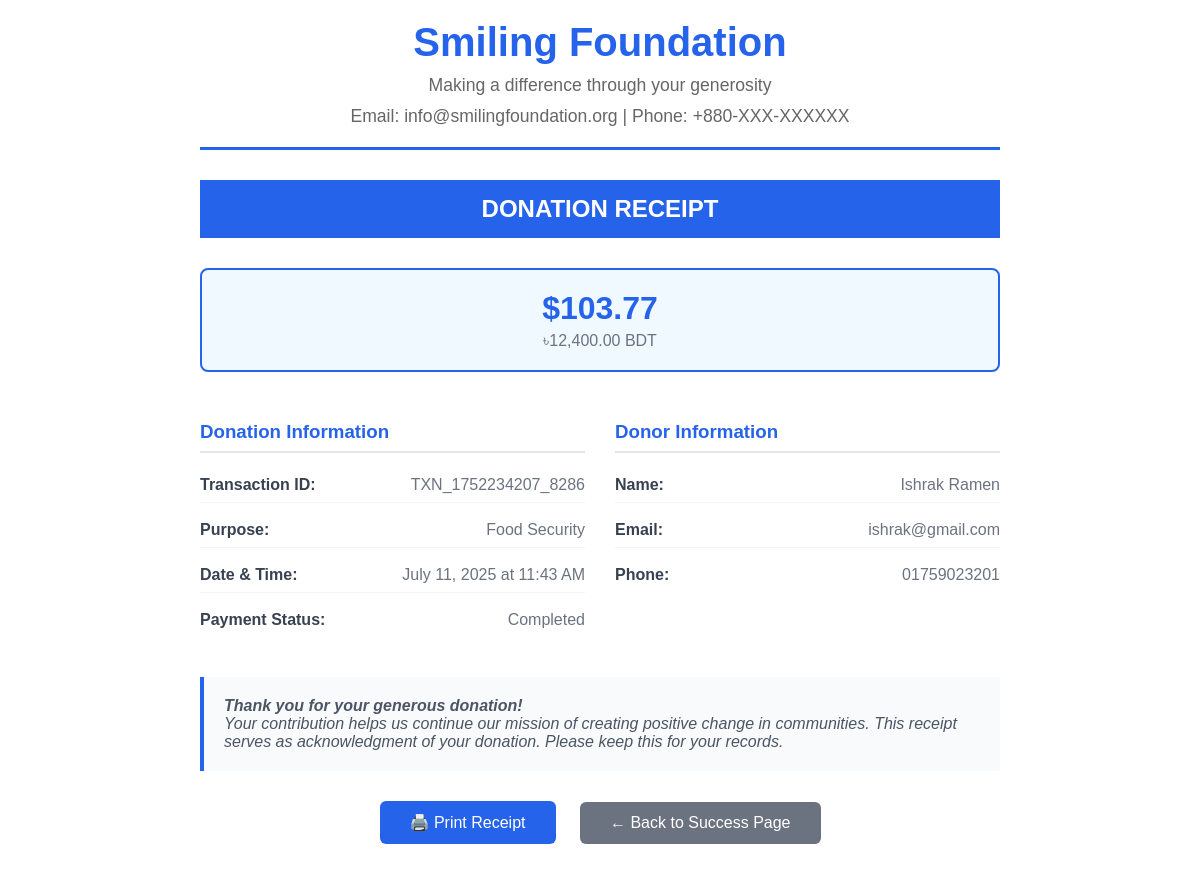
The page /pages/receipt.php?id=5&txn=TXN_1752234207_8286 (signed in) on the database its author committed.
### tables this page shows
CREATE TABLE `donations` (
  `id` int(11) NOT NULL,
  `donor_name` varchar(255) NOT NULL,
  `email` varchar(255) NOT NULL,
  `phone` varchar(20) DEFAULT NULL,
  `amount_usd` decimal(10,2) NOT NULL,
  `amount_bdt` decimal(10,2) NOT NULL,
  `purpose` varchar(100) NOT NULL,
  `is_anonymous` tinyint(1) DEFAULT 0,
  `message` text DEFAULT NULL,
  `transaction_id` varchar(100) DEFAULT NULL,
  `payment_status` enum('pending','completed','failed') DEFAULT 'pending',
  `payment_method` varchar(50) DEFAULT NULL,
  `receipt_generated` tinyint(1) DEFAULT 0,
  `donated_at` timestamp NOT NULL DEFAULT current_timestamp(),
  `created_at` timestamp NOT NULL DEFAULT current_timestamp(),
  `updated_at` timestamp NOT NULL DEFAULT current_timestamp() ON UPDATE current_timestamp()
);

### pages/receipt.php (the view, shortened to what this page needs)
<?php
$donation_id = isset($_GET['id']) ? intval($_GET['id']) : 0;
$transaction_id = isset($_GET['txn']) ? $_GET['txn'] : '';
$conn = get_database_connection();
$sql = "SELECT * FROM donations WHERE id = ? AND transaction_id = ?";
$stmt = mysqli_prepare($conn, $sql);
mysqli_stmt_bind_param($stmt, "is", $donation_id, $transaction_id);
mysqli_stmt_execute($stmt);
$result = mysqli_stmt_get_result($stmt);
$donation = mysqli_fetch_assoc($result);
?>
<!DOCTYPE html>
<html lang="en">
<head>
</head>
<body>
    <div class="receipt-container">
        <div class="receipt-header">
            <h1><?php echo SITE_NAME; ?></h1>
            <p>Making a difference through your generosity</p>
            <p>Email: info@smilingfoundation.org | Phone: +880-XXX-XXXXXX</p>
        </div>
        <div class="receipt-title">
            DONATION RECEIPT
        </div>
        <div class="amount-highlight">
            <div class="amount">$<?php echo number_format($donation['amount_usd'], 2); ?></div>
            <div class="currency-note">৳<?php echo number_format($donation['amount_bdt'], 2); ?> BDT</div>
        </div>
        <div class="receipt-details">
            <div class="detail-section">
                <h3>Donation Information</h3>
                <div class="detail-item">
                    <span class="detail-label">Transaction ID:</span>
                    <span class="detail-value"><?php echo htmlspecialchars($donation['transaction_id']); ?></span>
                </div>
                <div class="detail-item">
                    <span class="detail-label">Purpose:</span>
                    <span class="detail-value"><?php echo htmlspecialchars($donation['purpose']); ?></span>
                </div>
                <div class="detail-item">
                    <span class="detail-label">Date & Time:</span>
                    <span class="detail-value"><?php echo date('F j, Y \a\t g:i A', strtotime($donation['donated_at'])); ?></span>
                </div>
                <div class="detail-item">
                    <span class="detail-label">Payment Status:</span>
                    <span class="detail-value"><?php echo ucfirst($donation['payment_status']); ?></span>
                </div>
            </div>
            <div class="detail-section">
                <h3>Donor Information</h3>
                <?php if (!$donation['is_anonymous']): ?>
                <div class="detail-item">
                    <span class="detail-label">Name:</span>
                    <span class="detail-value"><?php echo htmlspecialchars($donation['donor_name']); ?></span>
                </div>
                <div class="detail-item">
                    <span class="detail-label">Email:</span>
                    <span class="detail-value"><?php echo htmlspecialchars($donation['email']); ?></span>
                </div>
                <?php if (!empty($donation['phone'])): ?>
                <div class="detail-item">
                    <span class="detail-label">Phone:</span>
                    <span class="detail-value"><?php echo htmlspecialchars($donation['phone']); ?></span>
                </div>
                <?php endif; ?>
                <?php endif; ?>
            </div>
        </div>
        <div class="footer-note">
            <strong>Thank you for your generous donation!</strong><br>
            Your contribution helps us continue our mission of creating positive change in communities.
            This receipt serves as acknowledgment of your donation. Please keep this for your records.
        </div>
        <div class="print-actions no-print">
            <button onclick="window.print()" class="print-btn">
                🖨️ Print Receipt
            </button>
            <a href="donation-success.php?id=<?php echo $donation['id']; ?>&txn=<?php echo urlencode($donation['transaction_id']); ?>" class="print-btn secondary">
                ← Back to Success Page
            </a>
        </div>
    </div>
</body>
</html>

### pages/receipt.php (style rules this page uses)
body { font-family: 'Arial', sans-serif; max-width: 800px; margin: 0 auto; padding: 20px; background: white; color: #333; }
.receipt-header { text-align: center; border-bottom: 3px solid #2563eb; padding-bottom: 20px; margin-bottom: 30px; }
.receipt-header h1 { color: #2563eb; margin: 0; font-size: 2.5rem; }
.receipt-header p { margin: 10px 0 0 0; color: #666; font-size: 1.1rem; }
.receipt-title { background: #2563eb; color: white; text-align: center; padding: 15px; margin: 20px 0; font-size: 1.5rem; font-weight: bold; }
.receipt-details { display: grid; grid-template-columns: 1fr 1fr; gap: 30px; margin: 30px 0; }
.detail-section h3 { color: #2563eb; border-bottom: 2px solid #e2e8f0; padding-bottom: 8px; margin-bottom: 15px; }
.detail-item { display: flex; justify-content: space-between; margin-bottom: 10px; padding: 8px 0; border-bottom: 1px solid #f3f4f6; }
.detail-item:last-child { border-bottom: none; }
.detail-label { font-weight: 600; color: #374151; }
.detail-value { color: #6b7280; font-weight: 500; }
.amount-highlight { background: #f0f9ff; border: 2px solid #2563eb; border-radius: 8px; padding: 20px; text-align: center; margin: 30px 0; }
.amount-highlight .amount { font-size: 2rem; font-weight: bold; color: #2563eb; }
.amount-highlight .currency-note { color: #6b7280; margin-top: 5px; }
.footer-note { background: #f8fafc; border-left: 4px solid #2563eb; padding: 20px; margin: 30px 0; font-style: italic; color: #4b5563; }
.print-actions { text-align: center; margin: 30px 0; }
.print-btn { background: #2563eb; color: white; border: none; padding: 12px 30px; border-radius: 6px; font-size: 1rem; cursor: pointer; margin: 0 10px; text-decoration: none; display: inline-block; }
.print-btn.secondary { background: #6b7280; }

### rows shown on the page
donations: amount_usd "103.77", amount_bdt "12,400.00", transaction "TXN_1752234207_8286", purpose "Food Security", donated_at "July 11, 2025 at 11:43 AM", payment_status "Completed", donor_name "Ishrak Ramen", email "ishrak@gmail.com", phone "01759023201"

### other values the page prints
SITE_NAME "Smiling Foundation"
